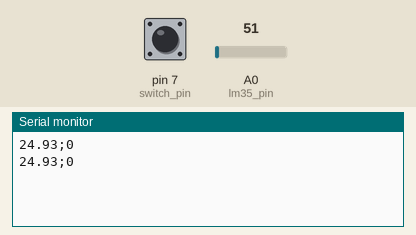
Simulated run of this sketch. Board: Arduino Uno, built with avr-gcc and run on an emulated ATmega328P. On the bench: the last lines printed to the serial monitor. The inputs (shaded band) are chosen by the test bench; at power-on: A0 (lm35_pin) = 51, pin 7 (switch_pin) HIGH.

Above: at 2.8 s.
2.9 s: A0 (lm35_pin) set to 61
At 4.9 s:
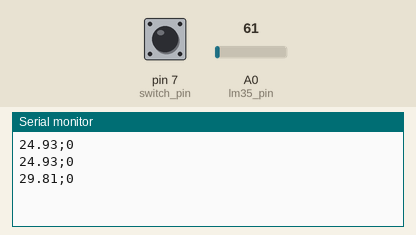
5.6 s: pin 7 (switch_pin) pulled LOW for 2.35 s
At 6.5 s:
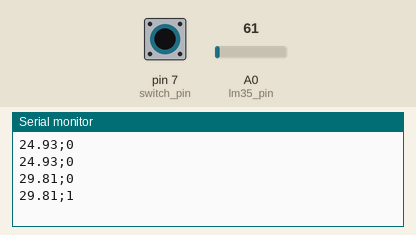
9.4 s: A0 (lm35_pin) set to 71
At 10.8 s:
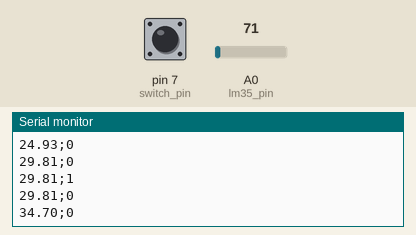
12.1 s: pin 7 (switch_pin) pulled LOW for 2.35 s
At 15.0 s:
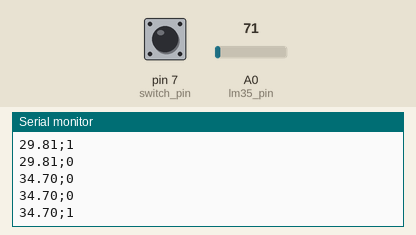
Timing chart, 0 to 16.5 s (numbered marks = the images above; inputs shaded):
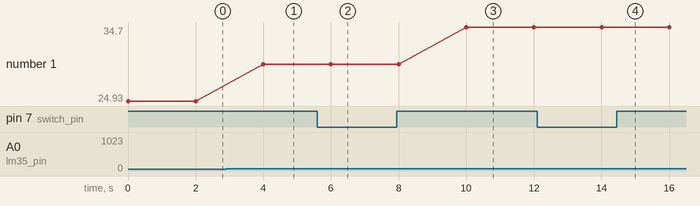

The sketch:

cinco_sensores_v0.ino
```cpp
/**
 * Configurações iniciais sobre os sensores
 * DHT11, LM35, LDR5 e TCRT5000
 */


int lm35_pin = A0, leitura_lm35 = 0;
float temperatura;

int switch_pin = 7;

void setup()
{
  Serial.begin(9600);

  pinMode(switch_pin, INPUT);
}

void loop()
{
  /**

   * Bloco do LM35
   */
  leitura_lm35 = analogRead(lm35_pin);
  temperatura = leitura_lm35 * (5.0/1023) * 100;
  Serial.print(temperatura);
  Serial.print(";");

  if(digitalRead(switch_pin) == LOW){
    Serial.println(1);
  }
  else {
    Serial.println(0);
  }
 delay(2000);
}
```

Measured:
- after the input at 2.9 s, the serial monitor: prints a new line after 1.1 s (image 1)
- after the input at 5.6 s, the serial monitor: prints a new line after 0.40 s (image 2)
- after the input at 9.4 s, the serial monitor: prints a new line after 0.60 s (image 3)
- after the input at 12.1 s, the serial monitor: prints a new line after 1.9 s (image 4)
- plotted number 1: 24.93 → 29.81 after the input at 2.9 s, 29.81 → 34.7 after the input at 9.4 s
